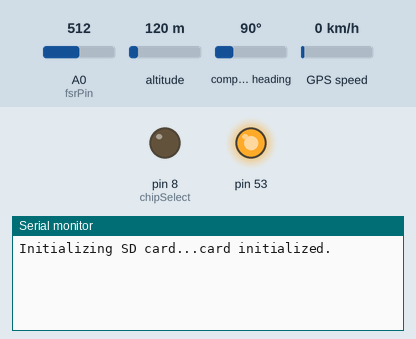
Recording of a sketch running on a simulated Arduino Mega 2560, built with avr-gcc and run on an emulated ATmega2560. Shown: output pins drawn as LEDs (lit = HIGH), the last lines printed to the serial monitor. The inputs (shaded band) are chosen by the test bench; at power-on: A0 (fsrPin) = 512, altitude 120 m, compass heading 90°, GPS speed 0 km/h. Storage starts empty; the GPS gets a fix after 3 s at 37.7749, -122.4194 with 8 satellites; pins used as bus, display or sensor lines are not drawn.

Above: at 2.2 s.
2.3 s: A0 (fsrPin) set to 163
At 5.7 s:
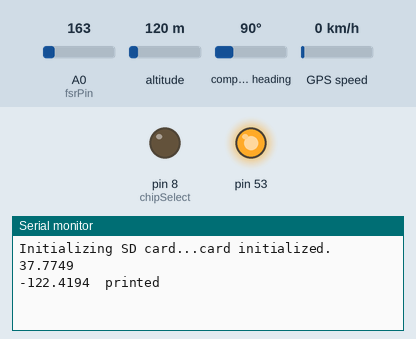
6.6 s: A0 (fsrPin) set to 138
At 10.4 s:
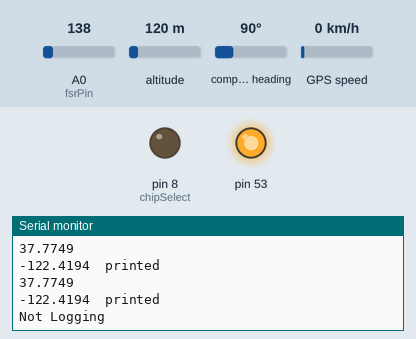

Measured:
- the behaviour switches between 151 and 150 on A0 (fsrPin) (found by bisection; images 1 and 2)
- after the input at 6.6 s, the serial monitor: prints a new line after 3.2 s (image 2)

The sketch:

GPS_FRS_SD_CAM.ino
```cpp
#include <Adafruit_GPS.h>


// Test code for Adafruit GPS modules using MTK3329/MTK3339 driver
//
// This code shows how to listen to the GPS module in an interrupt
// which allows the program to have more 'freedom' - just parse
// when a new NMEA sentence is available! Then access data when
// desired.
//
// Tested and works great with the Adafruit Ultimate GPS module
// using MTK33x9 chipset
//    ------> http://www.adafruit.com/products/746
// Pick one up today at the Adafruit electronics shop
// and help support open source hardware & software! -ada


#include <SPI.h>
#include <SD.h>
#include <Adafruit_GPS.h>
#if ARDUINO >= 100
 #include <SoftwareSerial.h>
#else
  // Older Arduino IDE requires NewSoftSerial, download from:
  // http://arduiniana.org/libraries/newsoftserial/
// #include <NewSoftSerial.h>
 // DO NOT install NewSoftSerial if using Arduino 1.0 or later!
#endif

// Connect the GPS Power pin to 5V
// Connect the GPS Ground pin to ground
// If using software serial (sketch example default):
//   Connect the GPS TX (transmit) pin to Digital 3
//   Connect the GPS RX (receive) pin to Digital 2
// If using hardware serial (e.g. Arduino Mega):
//   Connect the GPS TX (transmit) pin to Arduino RX1, RX2 or RX3
//   Connect the GPS RX (receive) pin to matching TX1, TX2 or TX3

// If using software serial, keep these lines enabled
// (you can change the pin numbers to match your wiring):
#if ARDUINO >= 100
  SoftwareSerial mySerial(3, 2);
#else
  NewSoftSerial mySerial(3, 2);
#endif
Adafruit_GPS GPS(&mySerial);
// If using hardware serial (e.g. Arduino Mega), comment
// out the above six lines and enable this line instead:
//Adafruit_GPS GPS(&Serial1);


// Set GPSECHO to 'false' to turn off echoing the GPS data to the Serial console
// Set to 'true' if you want to debug and listen to the raw GPS sentences
#define GPSECHO  true

// this keeps track of whether we're using the interrupt
// off by default!
const int chipSelect = 8;
byte address = 0x00;
int CS= 10;
boolean usingInterrupt = false;
void useInterrupt(boolean); // Func prototype keeps Arduino 0023 happy
int fsrPin = 0;     // the FSR and 10K pulldown are connected to a0
int fsrReading;     // the analog reading from the FSR resistor divider
void setup()
{
     // Open serial communications and wait for port to open:
  Serial.begin(9600);
  while (!Serial) {
    ; // wait for serial port to connect. Needed for Leonardo only
  }

  Serial.begin(9600);
   SPI.begin();
   Serial.print("Initializing SD card...");
  // make sure that the default chip select pin is set to
  // output, even if you don't use it:
  pinMode(10, OUTPUT);
  pinMode (CS, OUTPUT);
  // The chipSelect pin you use should also be set to output
  pinMode(chipSelect, OUTPUT);

  // see if the card is present and can be initialized:
  if (!SD.begin(chipSelect)) {
    Serial.println("Card failed, or not present");
    // don't do anything more:
    return;
  }
  Serial.println("card initialized.");


    Serial.println("");
  // 9600 NMEA is the default baud rate for Adafruit MTK GPS's- some use 4800
  GPS.begin(9600);

  // uncomment this line to turn on RMC (recommended minimum) and GGA (fix data) including altitude
  GPS.sendCommand(PMTK_SET_NMEA_OUTPUT_RMCGGA);
  // uncomment this line to turn on only the "minimum recommended" data
  //GPS.sendCommand(PMTK_SET_NMEA_OUTPUT_RMCONLY);
  // For parsing data, we don't suggest using anything but either RMC only or RMC+GGA since
  // the parser doesn't care about other sentences at this time

  // Set the update rate
  GPS.sendCommand(PMTK_SET_NMEA_UPDATE_1HZ);   // 1 Hz update rate
  // For the parsing code to work nicely and have time to sort thru the data, and
  // print it out we don't suggest using anything higher than 1 Hz

  // the nice thing about this code is you can have a timer0 interrupt go off
  // every 1 millisecond, and read data from the GPS for you. that makes the
  // loop code a heck of a lot easier!
  useInterrupt(true);

  delay(1000);
  // Ask for firmware version
  mySerial.println(PMTK_Q_RELEASE);
}


// Interrupt is called once a millisecond, looks for any new GPS data, and stores it
SIGNAL(TIMER0_COMPA_vect) {
  char c = GPS.read();
  // if you want to debug, this is a good time to do it!
  //if (GPSECHO)
  //  if (c) UDR0 = c;
    // writing direct to UDR0 is much much faster than Serial.print
    // but only one character can be written at a time.
}

void useInterrupt(boolean v) {
  if (v) {
    // Timer0 is already used for millis() - we'll just interrupt somewhere
    // in the middle and call the "Compare A" function above
    OCR0A = 0xAF;
    TIMSK0 |= _BV(OCIE0A);
    usingInterrupt = true;
  } else {
    // do not call the interrupt function COMPA anymore
    TIMSK0 &= ~_BV(OCIE0A);
    usingInterrupt = false;
  }
}

uint32_t timer = millis();
void loop()                     // run over and over again
{
  fsrReading = analogRead(fsrPin);
  if(fsrReading>150) camTrig();
  // in case you are not using the interrupt above, you'll
  // need to 'hand query' the GPS, not suggested :(
  if (! usingInterrupt) {
    // read data from the GPS in the 'main loop'
    char c = GPS.read();
    // if you want to debug, this is a good time to do it!
    if (GPSECHO)
      if (c) UDR0 = c;
      // writing direct to UDR0 is much much faster than Serial.print
      // but only one character can be written at a time.
  }

  // if a sentence is received, we can check the checksum, parse it...
  if (GPS.newNMEAreceived()) {
    // a tricky thing here is if we print the NMEA sentence, or data
    // we end up not listening and catching other sentences!
    // so be very wary if using OUTPUT_ALLDATA and trytng to print out data
    //Serial.println(GPS.lastNMEA());   // this also sets the newNMEAreceived() flag to false

    if (!GPS.parse(GPS.lastNMEA()))   // this also sets the newNMEAreceived() flag to false
      return;  // we can fail to parse a sentence in which case we should just wait for another
  }

  // if millis() or timer wraps around, we'll just reset it
  if (timer > millis())  timer = millis();

  // approximately every 2 seconds or so, print out the current stats
  if (millis() - timer > 2000) {
    timer = millis(); // reset the timer


    if (GPS.fix && fsrReading > 150 ) {


      Serial.print(GPS.latitudeDegrees, 4); Serial.println("\t");

      Serial.print(GPS.longitudeDegrees, 4); Serial.print("\t");

    }
  File dataFile = SD.open("datalog.txt", FILE_WRITE);

  // if the file is available, write to it:
  if (dataFile && fsrReading > 150) {

     dataFile.println(GPS.latitudeDegrees, 4);


    dataFile.println(GPS.longitudeDegrees, 4);

    dataFile.close();
    // print to the serial port too:
    Serial.println("printed");
  }
  // if the file isn't open, pop up an error:
  else {
    dataFile.close();
    Serial.println("Not Logging");
  }

  }


}

void camTrig(){
  digitalPotWrite(0);
  delay(400);
  digitalPotWrite(128);
  delay(3000);
}

int digitalPotWrite(int value)
{
digitalWrite(CS, LOW);
SPI.transfer(address);
SPI.transfer(value);
digitalWrite(CS, HIGH);
}
```
